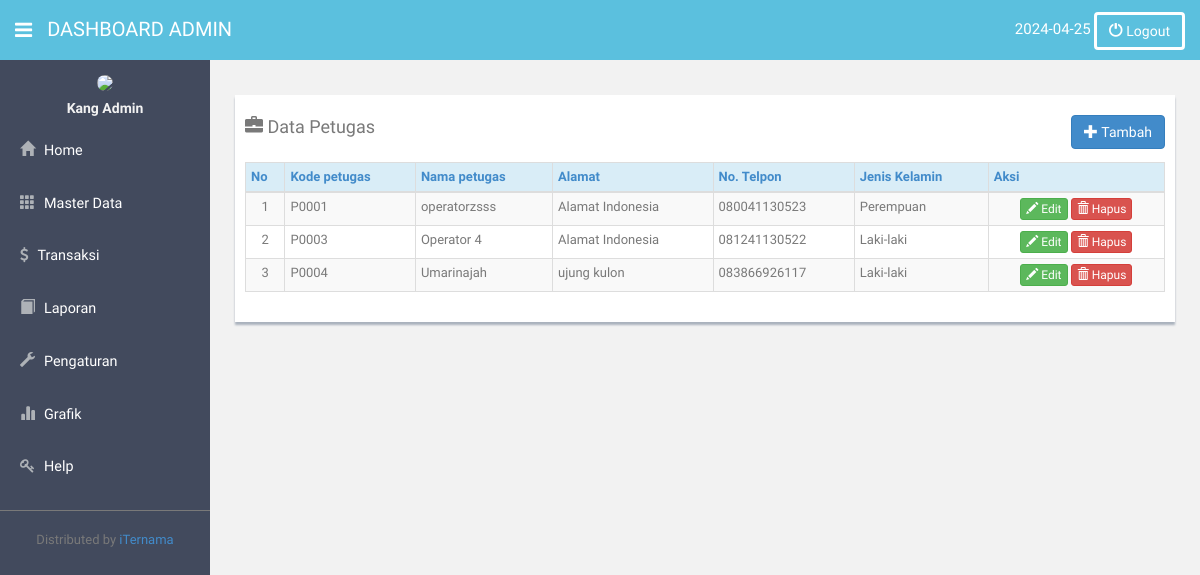
/koperasi/index.php?pilih=4.7 (signed in), run on the app's committed database.
### tables this page shows
CREATE TABLE `t_petugas` (
  `kode_petugas` char(5) NOT NULL,
  `nama_petugas` varchar(50) NOT NULL,
  `alamat_petugas` varchar(100) NOT NULL,
  `no_telp` varchar(12) NOT NULL,
  `jenis_kelamin` varchar(10) NOT NULL,
  `u_entry` varchar(50) NOT NULL,
  `tgl_entri` date NOT NULL
);

### petugas/mst_petugas.php (the view, shortened to what this page needs)
<?php
	include "config/koneksi.php";
	$aksi=isset($_GET['aksi']) ? $_GET['aksi'] : '';
?>
</head>
<?php
	if(empty($aksi)){
?>
<body>
<div class="row mt">
 <div class="col-lg-12">
  <div class="form-panel">
   <h4 class="mb"><span class='glyphicon glyphicon-briefcase'></span> Data Petugas<span style="float:right;">
<a href="index.php?pilih=4.7&aksi=tambah" class="btn btn-primary"><span class='glyphicon glyphicon-plus'></span> Tambah</a>
                    </span></h4>
<form class="form-inline" role="form">
  <table class="table table-bordered table-striped table-condensed">
    <thead>
		<tr class="info">
             <th><a href="#">No</a></th>
             <th><a href="#">Kode petugas</a></th>
             <th><a href="#">Nama petugas</a></th>
             <th><a href="#">Alamat</a></th>
             <th><a href="#">No. Telpon</a></th>
             <th><a href="#">Jenis Kelamin</a></th>
             <th colspan="3"><a>Aksi</a></th>
       	</tr>
    </thead><tbody><?php
		$query=mysqli_query($koneksi,"SELECT * FROM t_petugas
							ORDER BY kode_petugas ASC");
	$no=1;
	while($data=mysqli_fetch_array($query)){
?>
    	<tr>
			<td align="center"	><?php echo $no;?></td>
            <td><?php echo $lagi=$data['kode_petugas'];?></td>
            <td><?php echo $data['nama_petugas'];?></td>
            <td><?php echo $data['alamat_petugas'];?></td>
			<td><?php echo $data['no_telp'];?></td>
			<td><?php echo $data['jenis_kelamin'];?></td>
            <td align="center">
	<a class="btn btn-success btn-xs" href="index.php?pilih=4.7&aksi=ubah&kode_petugas=<?php echo $data['kode_petugas'];?>"><i class="glyphicon glyphicon-pencil"></i> Edit</a>
    <a class="btn btn-danger btn-xs" href="petugas/proses_petugas.php?pros=hapus&kode_petugas=<?php echo $lagi;?>"><i class="glyphicon glyphicon-trash"></i> Hapus</a>
			</td>
        </tr>
<?php
	$no++; }
?>
</tbody>
</table></form></div></div></div>
<?php
	}
?>

### Theme/assets/css/style.css (style rules this page uses)
body { color: #797979; background: #f2f2f2; font-family: 'Ruda', sans-serif; padding: 0px !important; margin: 0px !important; font-size:13px; }
a, a:hover, a:focus { text-decoration: none; outline: none; }
.mt { margin-top: 25px; }
.mb { margin-bottom: 25px; }
.form-panel { background: #ffffff; margin: 10px; padding: 10px; box-shadow: 0px 3px 2px #aab2bd; text-align: left; }

### data on the page
t_petugas: kode_petugas "P0001", nama_petugas "operatorzsss", alamat_petugas "Alamat Indonesia", no_telp "080041130523", jenis_kelamin "Perempuan"
t_petugas: kode_petugas "P0003", nama_petugas "Operator 4", alamat_petugas "Alamat Indonesia", no_telp "081241130522", jenis_kelamin "Laki-laki"
t_petugas: kode_petugas "P0004", nama_petugas "Umarinajah", alamat_petugas "ujung kulon", no_telp "083866926117", jenis_kelamin "Laki-laki"

### other printed values
$_SESSION['level'] "ADMIN"
$_SESSION['kopname'] "Kang Admin"
